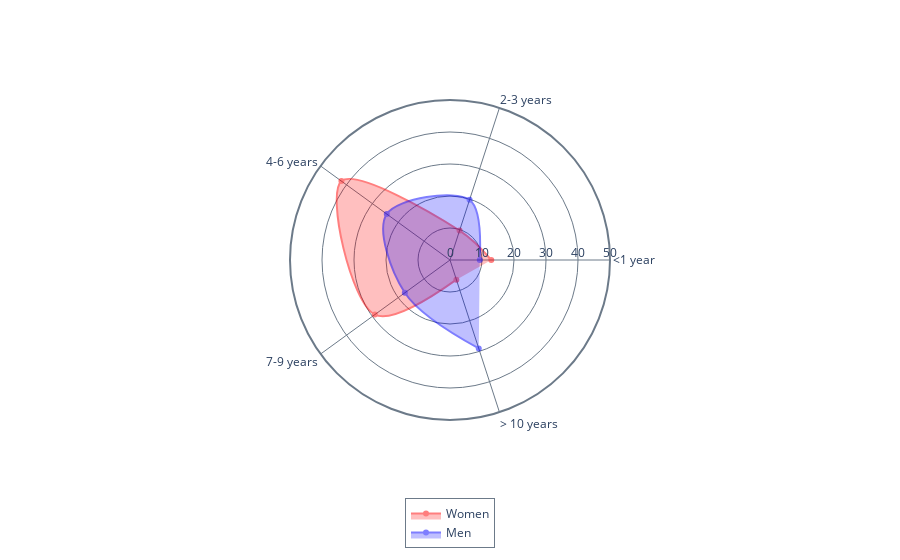
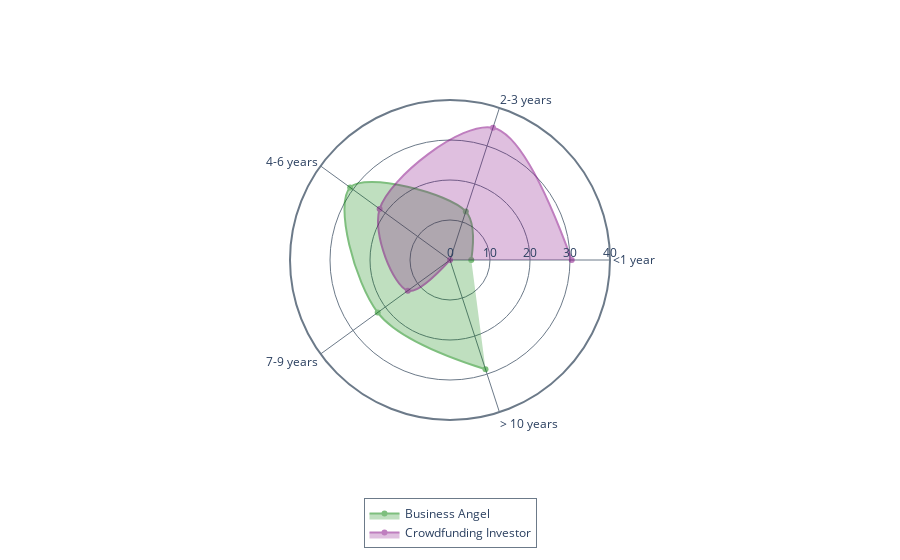
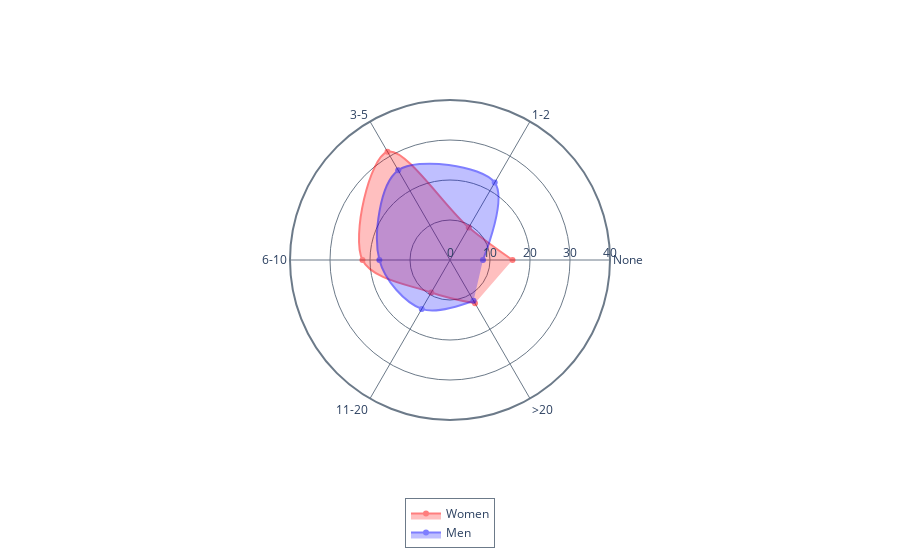
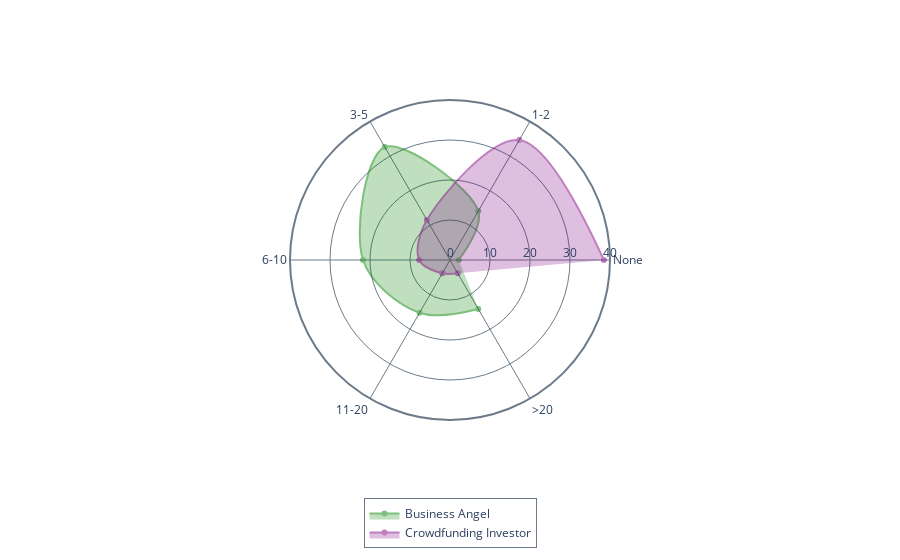

Source (notebook cell) for these figures, in order:
### Code cell
######################################### RADAR CHART - OTHER VARIABLES #########################################

df=df_load.copy()
for col_key in COLS:
        try:
            if (
                (not col_key in GENDER_COLS)
                & (not col_key in DIFF_COLS)
                & (not col_key in BA_ONLY_COLS)
                & (not col_key in CI_ONLY_COLS)
                & (col_key!='inv_companies_last2y')
                
            ):
                radar_cat(df, col_key)
        except:
            print('Error for {}'.format(col_key))

### Figure 1 — Plotly figure (JSON) as saved in the notebook; plotly's stock layout.template omitted (floating-point values rounded to 4 significant figures)
{"data": [{"fill": "toself", "line": {"shape": "spline"}, "marker": {"color": "red"}, "name": "Women", "opacity": 0.5, "r": [12.9, 9.68, 41.94, 29.03, 6.45], "theta": ["<1 year", "2-3 years", "4-6 years", "7-9 years", "> 10 years"], "type": "scatterpolar"}, {"fill": "toself", "line": {"shape": "spline"}, "marker": {"color": "blue"}, "name": "Men", "opacity": 0.5, "r": [9.3, 19.77, 24.42, 17.44, 29.07], "theta": ["<1 year", "2-3 years", "4-6 years", "7-9 years", "> 10 years"], "type": "scatterpolar"}], "layout": {"legend": {"bordercolor": "rgba(108, 122, 137,1)", "borderwidth": 1, "x": 0.5, "xanchor": "center", "y": -0.4, "yanchor": "bottom"}, "polar": {"angularaxis": {"gridcolor": "rgba(108, 122, 137,1)", "linecolor": "rgba(108, 122, 137,1)", "linewidth": 2, "showline": true}, "bgcolor": "rgba(0, 0, 0, 0)", "radialaxis": {"dtick": 10, "gridcolor": "rgba(108, 122, 137,1)", "gridwidth": 1, "linewidth": 1, "range": [0, 50], "showline": false, "side": "counterclockwise"}}}}

### Figure 2 — Plotly figure (JSON) as saved in the notebook; plotly's stock layout.template omitted (floating-point values rounded to 4 significant figures)
{"data": [{"fill": "toself", "line": {"shape": "spline"}, "marker": {"color": "green"}, "name": "Business Angel", "opacity": 0.5, "r": [5.32, 12.77, 30.85, 22.34, 28.72], "theta": ["<1 year", "2-3 years", "4-6 years", "7-9 years", "> 10 years"], "type": "scatterpolar"}, {"fill": "toself", "line": {"shape": "spline"}, "marker": {"color": "purple"}, "name": "Crowdfunding Investor", "opacity": 0.5, "r": [30.43, 34.78, 21.74, 13.04, 0.0], "theta": ["<1 year", "2-3 years", "4-6 years", "7-9 years", "> 10 years"], "type": "scatterpolar"}], "layout": {"legend": {"bordercolor": "rgba(108, 122, 137,1)", "borderwidth": 1, "x": 0.5, "xanchor": "center", "y": -0.4, "yanchor": "bottom"}, "polar": {"angularaxis": {"gridcolor": "rgba(108, 122, 137,1)", "linecolor": "rgba(108, 122, 137,1)", "linewidth": 2, "showline": true}, "bgcolor": "rgba(0, 0, 0, 0)", "radialaxis": {"dtick": 10, "gridcolor": "rgba(108, 122, 137,1)", "gridwidth": 1, "linewidth": 1, "range": [0, 40], "showline": false, "side": "counterclockwise"}}}}

### Figure 3 — Plotly figure (JSON) as saved in the notebook; plotly's stock layout.template omitted (floating-point values rounded to 4 significant figures)
{"data": [{"fill": "toself", "line": {"shape": "spline"}, "marker": {"color": "red"}, "name": "Women", "opacity": 0.5, "r": [15.62, 9.38, 31.25, 21.88, 9.38, 12.5], "theta": ["None", "1-2", "3-5", "6-10", "11-20", ">20"], "type": "scatterpolar"}, {"fill": "toself", "line": {"shape": "spline"}, "marker": {"color": "blue"}, "name": "Men", "opacity": 0.5, "r": [8.24, 22.35, 25.88, 17.65, 14.12, 11.76], "theta": ["None", "1-2", "3-5", "6-10", "11-20", ">20"], "type": "scatterpolar"}], "layout": {"legend": {"bordercolor": "rgba(108, 122, 137,1)", "borderwidth": 1, "x": 0.5, "xanchor": "center", "y": -0.4, "yanchor": "bottom"}, "polar": {"angularaxis": {"gridcolor": "rgba(108, 122, 137,1)", "linecolor": "rgba(108, 122, 137,1)", "linewidth": 2, "showline": true}, "bgcolor": "rgba(0, 0, 0, 0)", "radialaxis": {"dtick": 10, "gridcolor": "rgba(108, 122, 137,1)", "gridwidth": 1, "linewidth": 1, "range": [0, 40], "showline": false, "side": "counterclockwise"}}}}

### Figure 4 — Plotly figure (JSON) as saved in the notebook; plotly's stock layout.template omitted (floating-point values rounded to 4 significant figures)
{"data": [{"fill": "toself", "line": {"shape": "spline"}, "marker": {"color": "green"}, "name": "Business Angel", "opacity": 0.5, "r": [2.17, 14.13, 32.61, 21.74, 15.22, 14.13], "theta": ["None", "1-2", "3-5", "6-10", "11-20", ">20"], "type": "scatterpolar"}, {"fill": "toself", "line": {"shape": "spline"}, "marker": {"color": "purple"}, "name": "Crowdfunding Investor", "opacity": 0.5, "r": [38.46, 34.62, 11.54, 7.69, 3.85, 3.85], "theta": ["None", "1-2", "3-5", "6-10", "11-20", ">20"], "type": "scatterpolar"}], "layout": {"legend": {"bordercolor": "rgba(108, 122, 137,1)", "borderwidth": 1, "x": 0.5, "xanchor": "center", "y": -0.4, "yanchor": "bottom"}, "polar": {"angularaxis": {"gridcolor": "rgba(108, 122, 137,1)", "linecolor": "rgba(108, 122, 137,1)", "linewidth": 2, "showline": true}, "bgcolor": "rgba(0, 0, 0, 0)", "radialaxis": {"dtick": 10, "gridcolor": "rgba(108, 122, 137,1)", "gridwidth": 1, "linewidth": 1, "range": [0, 40], "showline": false, "side": "counterclockwise"}}}}
